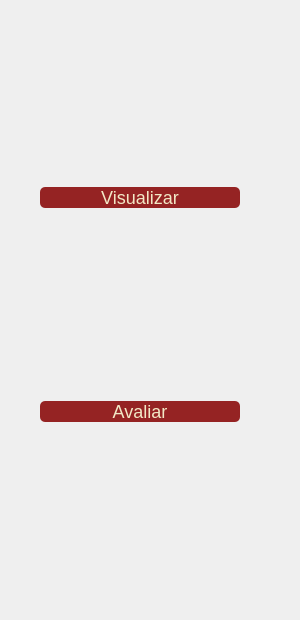
    <widget class="QWidget" name="page_menu">
     <widget class="QWidget" name="verticalLayoutWidget">
      <property name="geometry">
       <rect>
        <x>0</x>
        <y>0</y>
        <width>291</width>
        <height>611</height>
       </rect>
      </property>
      <layout class="QVBoxLayout" name="verticalLayout" stretch="0,0">
       <property name="sizeConstraint">
        <enum>QLayout::SetDefaultConstraint</enum>
       </property>
       <property name="leftMargin">
        <number>40</number>
       </property>
       <property name="rightMargin">
        <number>0</number>
       </property>
       <item>
        <widget class="QPushButton" name="visualizar_btn">
         <property name="maximumSize">
          <size>
           <width>200</width>
           <height>16777215</height>
          </size>
         </property>
         <property name="palette">
          <palette>
           <active>
            <colorrole role="WindowText">
             <brush brushstyle="SolidPattern">
              <color alpha="255">
               <red>242</red>
               <green>232</green>
               <blue>198</blue>
              </color>
             </brush>
            </colorrole>
            <colorrole role="Button">
             <brush brushstyle="SolidPattern">
              <color alpha="255">
               <red>149</red>
               <green>35</green>
               <blue>35</blue>
              </color>
             </brush>
            </colorrole>
            <colorrole role="Text">
             <brush brushstyle="SolidPattern">
              <color alpha="255">
               <red>242</red>
               <green>232</green>
               <blue>198</blue>
              </color>
             </brush>
            </colorrole>
            <colorrole role="ButtonText">
             <brush brushstyle="SolidPattern">
              <color alpha="255">
               <red>242</red>
               <green>232</green>
               <blue>198</blue>
              </color>
             </brush>
            </colorrole>
            <colorrole role="Base">
             <brush brushstyle="SolidPattern">
              <color alpha="255">
               <red>149</red>
               <green>35</green>
               <blue>35</blue>
              </color>
             </brush>
            </colorrole>
            <colorrole role="Window">
             <brush brushstyle="SolidPattern">
              <color alpha="255">
               <red>149</red>
               <green>35</green>
               <blue>35</blue>
              </color>
             </brush>
            </colorrole>
           </active>
           <inactive>
            <colorrole role="WindowText">
             <brush brushstyle="SolidPattern">
              <color alpha="255">
               <red>242</red>
               <green>232</green>
               <blue>198</blue>
              </color>
             </brush>
            </colorrole>
            <colorrole role="Button">
             <brush brushstyle="SolidPattern">
              <color alpha="255">
               <red>149</red>
               <green>35</green>
               <blue>35</blue>
              </color>
             </brush>
            </colorrole>
            <colorrole role="Text">
             <brush brushstyle="SolidPattern">
              <color alpha="255">
               <red>242</red>
               <green>232</green>
               <blue>198</blue>
              </color>
             </brush>
            </colorrole>
            <colorrole role="ButtonText">
             <brush brushstyle="SolidPattern">
              <color alpha="255">
               <red>242</red>
               <green>232</green>
               <blue>198</blue>
              </color>
             </brush>
            </colorrole>
            <colorrole role="Base">
             <brush brushstyle="SolidPattern">
              <color alpha="255">
               <red>149</red>
               <green>35</green>
               <blue>35</blue>
              </color>
             </brush>
            </colorrole>
            <colorrole role="Window">
             <brush brushstyle="SolidPattern">
              <color alpha="255">
               <red>149</red>
               <green>35</green>
               <blue>35</blue>
              </color>
             </brush>
            </colorrole>
           </inactive>
           <disabled>
            <colorrole role="WindowText">
             <brush brushstyle="SolidPattern">
              <color alpha="255">
               <red>242</red>
               <green>232</green>
               <blue>198</blue>
              </color>
             </brush>
            </colorrole>
            <colorrole role="Button">
             <brush brushstyle="SolidPattern">
              <color alpha="255">
               <red>149</red>
               <green>35</green>
               <blue>35</blue>
              </color>
             </brush>
            </colorrole>
            <colorrole role="Text">
             <brush brushstyle="SolidPattern">
              <color alpha="255">
               <red>242</red>
               <green>232</green>
               <blue>198</blue>
              </color>
             </brush>
            </colorrole>
            <colorrole role="ButtonText">
             <brush brushstyle="SolidPattern">
              <color alpha="255">
               <red>242</red>
               <green>232</green>
               <blue>198</blue>
              </color>
             </brush>
            </colorrole>
            <colorrole role="Base">
             <brush brushstyle="SolidPattern">
              <color alpha="255">
               <red>149</red>
               <green>35</green>
               <blue>35</blue>
              </color>
             </brush>
            </colorrole>
            <colorrole role="Window">
             <brush brushstyle="SolidPattern">
              <color alpha="255">
               <red>149</red>
               <green>35</green>
               <blue>35</blue>
              </color>
             </brush>
            </colorrole>
           </disabled>
          </palette>
         </property>
         <property name="font">
          <font>
           <pointsize>-1</pointsize>
          </font>
         </property>
         <property name="styleSheet">
          <string notr="true">QPushButton{
margin-botton: 15px;
border-radius:5px;
color: #F2E8C6;
background-color: #952323;
font-size: 18px
}</string>
         </property>
         <property name="text">
          <string>Visualizar</string>
         </property>
        </widget>
       </item>
       <item>
        <widget class="QPushButton" name="avaliar_btn">
         <property name="sizePolicy">
          <sizepolicy hsizetype="Expanding" vsizetype="Fixed">
           <horstretch>0</horstretch>
           <verstretch>0</verstretch>
          </sizepolicy>
         </property>
         <property name="maximumSize">
          <size>
           <width>200</width>
           <height>16777215</height>
          </size>
         </property>
         <property name="font">
          <font>
           <pointsize>-1</pointsize>
          </font>
         </property>
         <property name="layoutDirection">
          <enum>Qt::LeftToRight</enum>
         </property>
         <property name="styleSheet">
          <string notr="true">QPushButton{
margin-botton: 15px;
border-radius:5px;
color: #F2E8C6;
background-color: #952323;
font-size: 18px
}</string>
         </property>
         <property name="text">
          <string>Avaliar</string>
         </property>
        </widget>
       </item>
      </layout>
     </widget>
    </widget>
